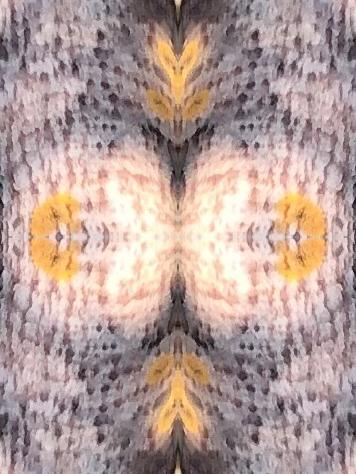
#> input picture aspen/11_2_t.jpg, 356 x 474 px, found by its file name; its folder holds only this picture in this run
$ python algo_test.py
#> lines starting #> are read from the running program, lines starting #| are printed output that depends on the picture
#pip install tqdm~=4.62.3 Pillow~=8.4.0


from tqdm import tqdm
import os

from PIL import Image

data_root = "C:/Users/Sergey/Desktop/StudVesna/Neuro/"

train_dir = '3mTrain/'
val_dir = '3mVal/'

class_names = ['aspen/', 'birch/', 'pine/', 'spruce/']

for class_name in class_names:

    source_dir = os.path.join(data_root, train_dir, class_name)
    for filename in enumerate(tqdm(os.listdir(source_dir))):
        if filename[1] == 'Thumbs.db':
            continue
        if filename[1] == 'desktop.ini':
            continue
        im = Image.open(source_dir + filename[1])
#> im is the input picture: PIL image 356x474 RGB; mean R, G, B 180, 157.3, 152.1
        imHF = im.transpose(Image.FLIP_LEFT_RIGHT)

        widths, heights = zip(*(i.size for i in [im, imHF]))
#> widths = (356, 356); heights = (474, 474)

        total_width = sum(widths)
#> total_width = 712
        max_height = max(heights)
#> max_height = 474

        new_imHF = Image.new('RGB', (total_width, max_height))
#> new_imHF: PIL image 712x474 RGB; every value is 0

        x_offset = 0
        for images in [im, imHF]:
            new_imHF.paste(images, (x_offset, 0))
            x_offset += im.size[0]
#> this loop made 2 passes
#> x_offset on passes 1 to 2: 356, 712
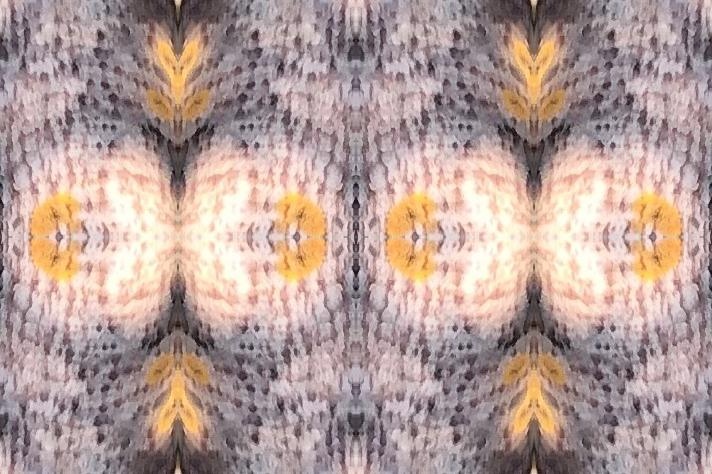
#> new_imHF: PIL image 712x474 RGB; mean R, G, B 180, 157.3, 152.1
#> after the loop, x_offset = 712

        im = new_imHF
        finalim = new_imHF.transpose(Image.FLIP_TOP_BOTTOM)

        widths, heights = zip(*(i.size for i in [im, finalim]))
#> widths = (712, 712)
        total_width = max(widths)
        max_height = max(heights) * 2
#> max_height = 948

        finalimage = Image.new('RGB', (total_width, max_height))
#> finalimage: PIL image 712x948 RGB; every value is 0

        x_offset = 0
        finalimage.paste(im, (x_offset, 0))
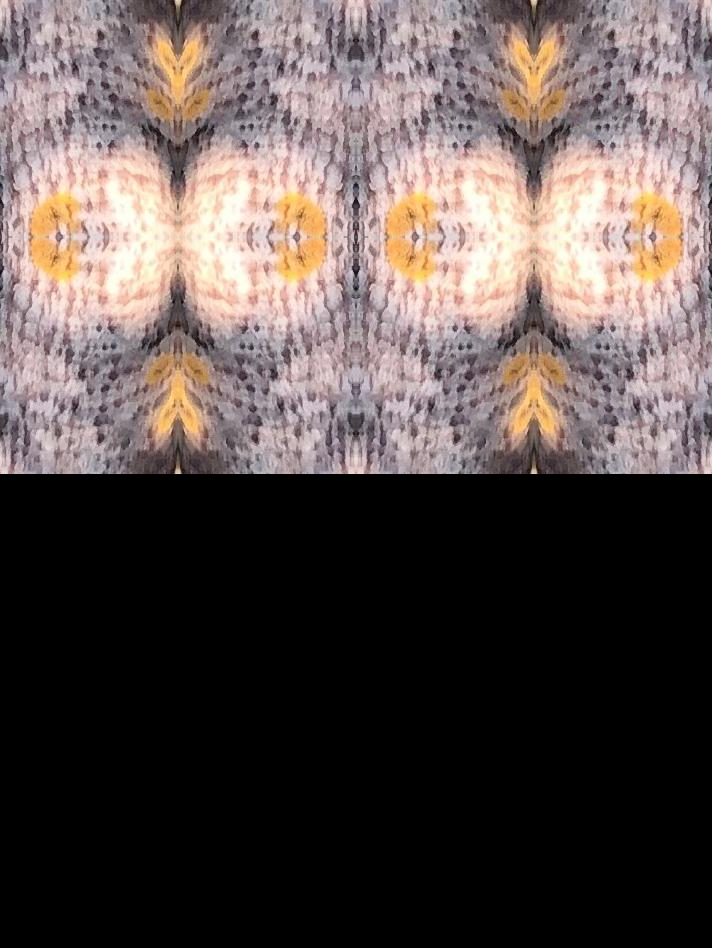
#> finalimage: PIL image 712x948 RGB; mean R, G, B 90, 78.7, 76.1
        finalimage.paste(finalim, (x_offset, int(max_height / 2)))
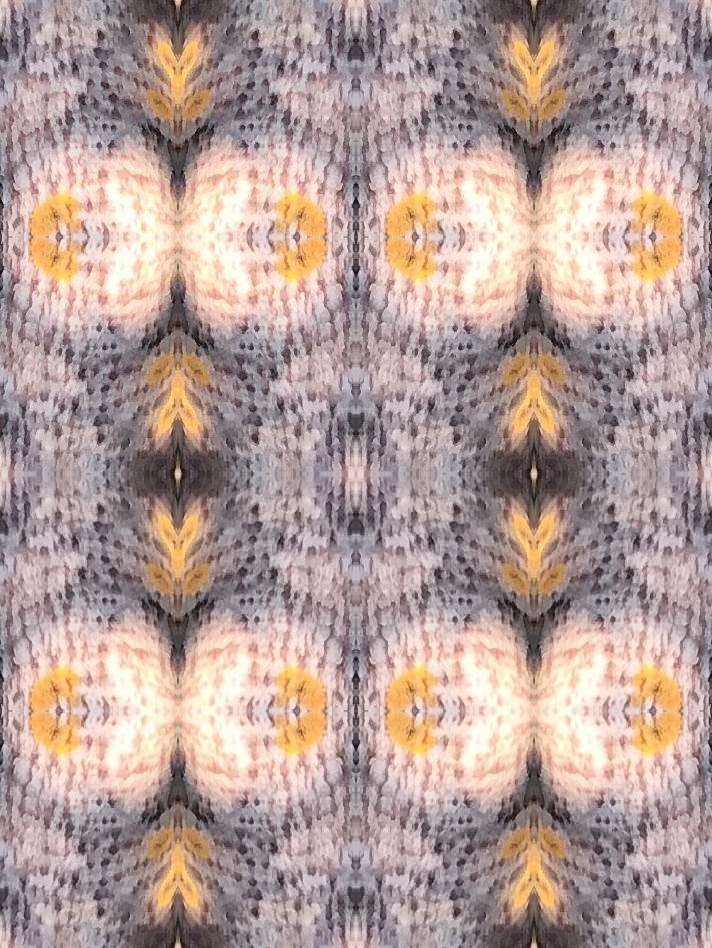
#> finalimage: PIL image 712x948 RGB; mean R, G, B 180, 157.3, 152.1
#> (the run stopped early here; a loop or call above may not have finished)
